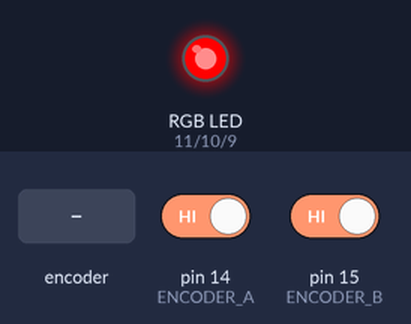
Recording of a sketch running on a simulated Arduino Uno, built with avr-gcc and run on an emulated ATmega328P. Shown: an RGB LED mixed from three pins (HIGH = lit). Inputs (shaded band) come from the test bench; at power-on: pin 14 (ENCODER_A) HIGH, pin 15 (ENCODER_B) HIGH.

Above: at 1.2 s.
1.3 s: rotary encoder on pin 14 (ENCODER_A) / pin 15 (ENCODER_B) turned 3 steps (first pin leading)
At 3.0 s:
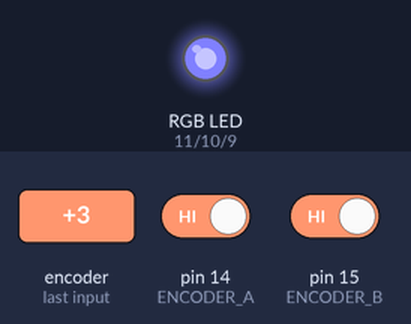
3.4 s: rotary encoder on pin 14 (ENCODER_A) / pin 15 (ENCODER_B) turned 1 step (first pin leading)
At 4.3 s:
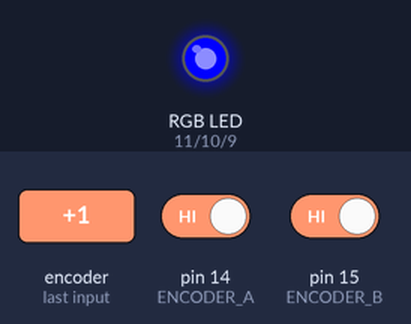
5.1 s: rotary encoder on pin 14 (ENCODER_A) / pin 15 (ENCODER_B) turned 1 step (first pin leading)
At 5.6 s:
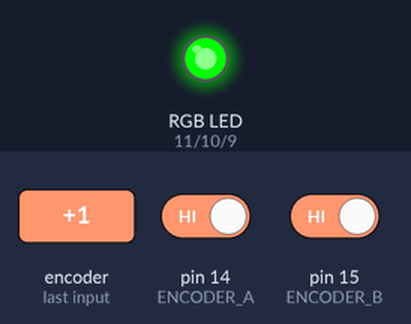
6.8 s: rotary encoder on pin 14 (ENCODER_A) / pin 15 (ENCODER_B) turned 1 step (first pin leading)
At 8.1 s:
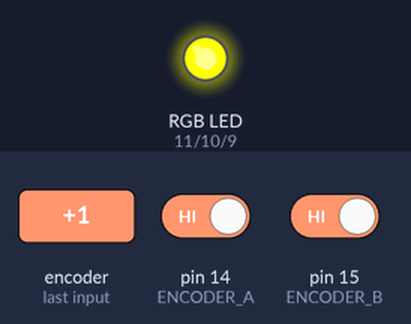
8.5 s: rotary encoder on pin 14 (ENCODER_A) / pin 15 (ENCODER_B) turned 1 step (first pin leading)
At 9.4 s:
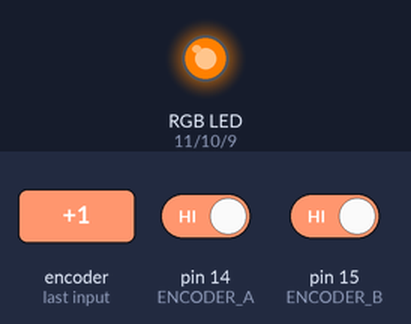
Timing chart, 0 to 11.2 s (numbered marks = the images above; inputs shaded):
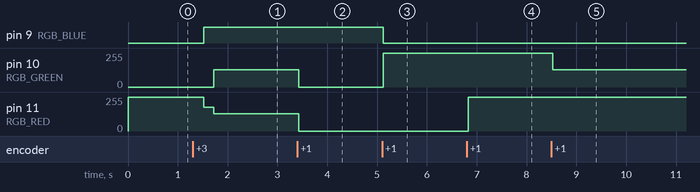

The sketch:

RotaryEncoderColorWheel.ino
```cpp
//http://codeshield.diyode.com/code/rotary-rgbled/


/* Rotary encoder read example */
#define ENCODER_A 14
#define ENCODER_B 15
#define ENCODER_PORT PINC
#define SWITCH 13
#define RGB_RED 11
#define RGB_GREEN 10
#define RGB_BLUE 9
#define LED 6


static uint8_t counter = 1;      //this variable will be changed by encoder input
int lastRotValue;

void setup()
{
    /* Setup encoder pins as inputs */
    pinMode(ENCODER_A, INPUT);
    digitalWrite(ENCODER_A, HIGH);
    pinMode(ENCODER_B, INPUT);
    digitalWrite(ENCODER_B, HIGH);
    pinMode(RGB_RED, OUTPUT);
    pinMode(RGB_BLUE, OUTPUT);
    pinMode(RGB_GREEN, OUTPUT);
}

void loop()
{
    int8_t tmpdata;
    tmpdata = read_encoder();
    if (tmpdata) {
        counter += tmpdata;
        Serial.println(counter);
    }
    int rotValue = ((counter / 4) % 7) + 1;
    if (rotValue != lastRotValue) {
        lastRotValue = rotValue;
        Serial.println(rotValue);
        setColour(rotValue);
    }
}

/* returns change in encoder state (-1,0,1) */
int8_t read_encoder()
{
    static int8_t enc_states[] = {0,-1,1,0,1,0,0,-1,-1,0,0,1,0,1,-1,0};
    static uint8_t old_AB = 0;
    old_AB <<= 2;                   //remember previous state
    old_AB |= ( ENCODER_PORT & 0x03 );  //add current state
    return ( enc_states[( old_AB & 0x0f )]);
}

void setColour(int col)
{
  switch (col) {
    case 1: //RED
      digitalWrite(RGB_RED, HIGH);
      digitalWrite(RGB_GREEN, LOW);
      digitalWrite(RGB_BLUE, LOW);
      break;
    case 2: //ORANGE
      digitalWrite(RGB_RED, HIGH);
      analogWrite(RGB_GREEN, 128);
      digitalWrite(RGB_BLUE, LOW);
      break;
    case 3: //YELLOW
      digitalWrite(RGB_RED, HIGH);
      digitalWrite(RGB_GREEN, HIGH);
      digitalWrite(RGB_BLUE, LOW);
      break;
    case 4: //GREEN
      digitalWrite(RGB_RED, LOW);
      digitalWrite(RGB_GREEN, HIGH);
      digitalWrite(RGB_BLUE, LOW);
      break;
    case 5: //BLUE
      digitalWrite(RGB_RED, LOW);
      digitalWrite(RGB_GREEN, LOW);
      digitalWrite(RGB_BLUE, HIGH);
      break;
    case 6: //INDIGO
      analogWrite(RGB_RED, 128);
      analogWrite(RGB_GREEN, 128);
      digitalWrite(RGB_BLUE, HIGH);
      break;
    case 7: //VIOLET
      analogWrite(RGB_RED, 180);
      digitalWrite(RGB_GREEN, LOW);
      digitalWrite(RGB_BLUE, HIGH);
      break;
  }
}
```

Measured:
- after the input at 1.3 s, pin 9 (RGB_BLUE): LOW → HIGH after 0.23 s; pin 10 (RGB_GREEN): 0/255 → 128/255 after 0.43 s; pin 11 (RGB_RED): 255/255 → 180/255 after 0.23 s, → 128/255 0.20 s later
- after the input at 3.4 s, pin 10 (RGB_GREEN), pin 11 (RGB_RED): 128/255 → 0/255 at once
- after the input at 5.1 s, pin 9 (RGB_BLUE): HIGH → LOW at once; pin 10 (RGB_GREEN): 0/255 → 255/255 at once
- after the input at 6.8 s, pin 11 (RGB_RED): 0/255 → 255/255 at once
- after the input at 8.5 s, pin 10 (RGB_GREEN): 255/255 → 128/255 at once
